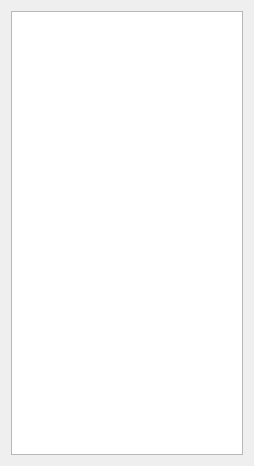
<?xml version="1.0" encoding="UTF-8"?>
<ui version="4.0">
 <class>Bookmarks</class>
 <widget class="QWidget" name="Bookmarks">
  <property name="geometry">
   <rect>
    <x>0</x>
    <y>0</y>
    <width>254</width>
    <height>466</height>
   </rect>
  </property>
  <property name="windowTitle">
   <string>Bookmarks</string>
  </property>
  <layout class="QHBoxLayout" name="horizontalLayout">
   <item>
    <widget class="QListWidget" name="lstBookmarks">
     <property name="contextMenuPolicy">
      <enum>Qt::CustomContextMenu</enum>
     </property>
     <property name="editTriggers">
      <set>QAbstractItemView::NoEditTriggers</set>
     </property>
     <property name="showDropIndicator" stdset="0">
      <bool>true</bool>
     </property>
     <property name="dragEnabled">
      <bool>false</bool>
     </property>
     <property name="dragDropMode">
      <enum>QAbstractItemView::InternalMove</enum>
     </property>
     <property name="defaultDropAction">
      <enum>Qt::TargetMoveAction</enum>
     </property>
    </widget>
   </item>
  </layout>
 </widget>
 <resources/>
 <connections/>
</ui>
